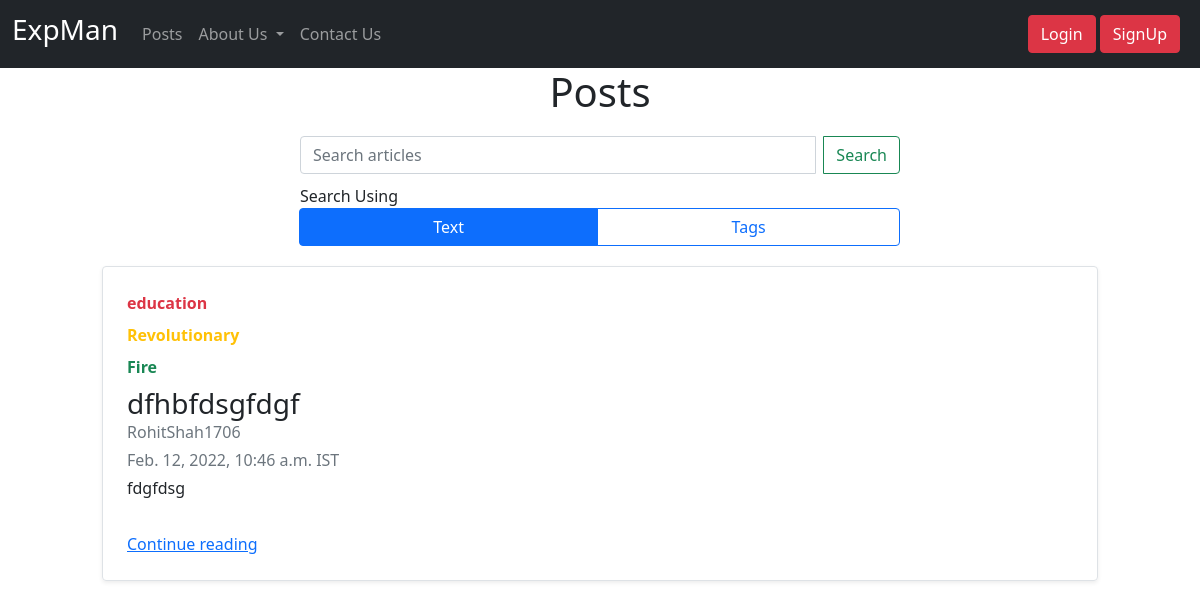
/posts, run on an earlier commit of the app's database.
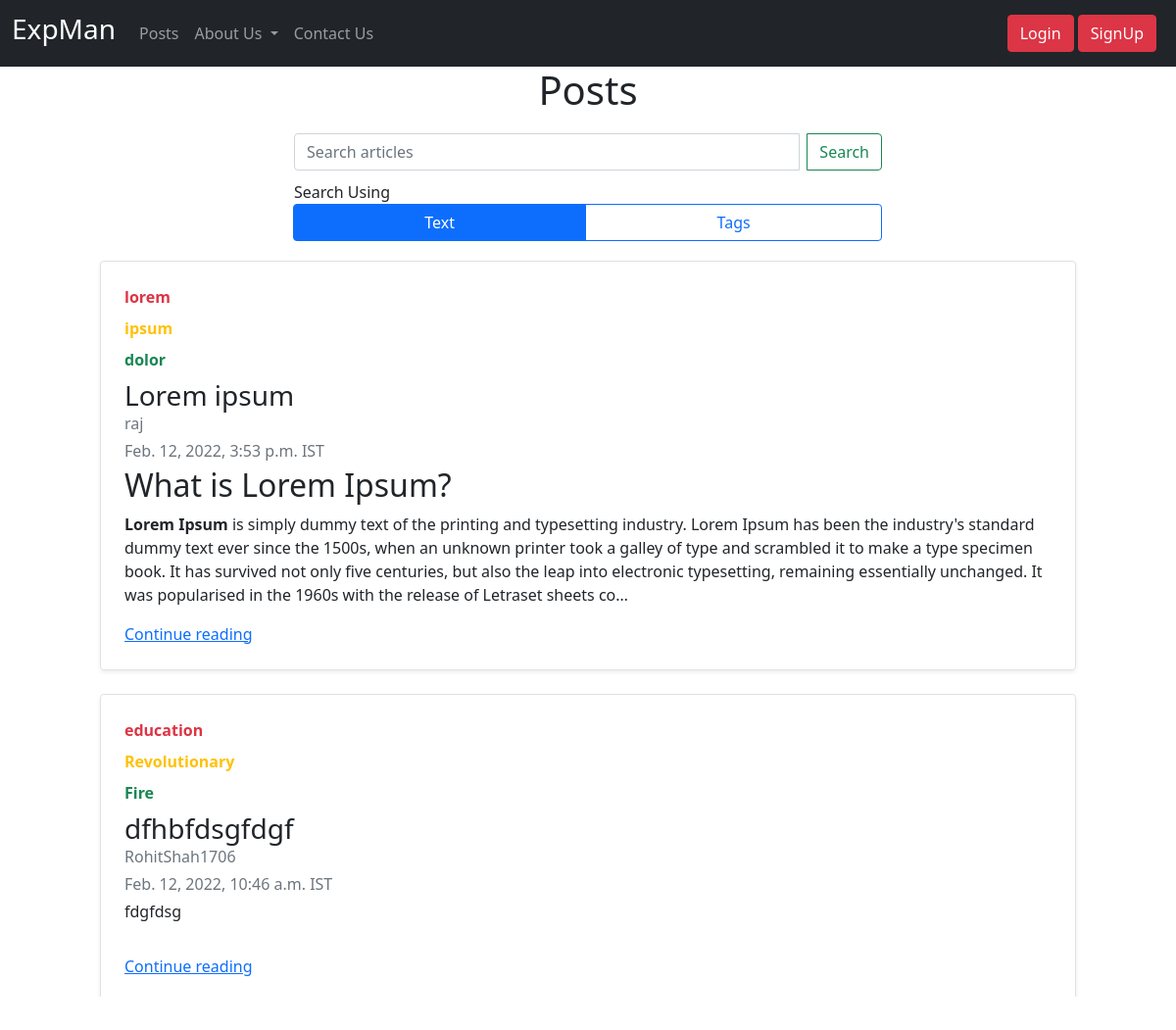
And on a later commit of the database.
### main/models.py (models this page shows, shortened)
class Post(models.Model):
    author=models.ForeignKey(Account,on_delete=models.CASCADE)
    title=models.CharField(max_length=15)
    date_created = models.DateTimeField(auto_now_add=True)
    content=models.TextField()

class Tags(models.Model):
    Post=models.ForeignKey(Post,on_delete=models.CASCADE)
    tag=models.CharField(max_length=15)

class Account(AbstractBaseUser):
    email=models.EmailField(verbose_name="email",max_length=60,unique=True)
    username=models.CharField(max_length=30,unique=True)
    date_joined=models.DateTimeField(verbose_name="date joined",auto_now_add=True)
    last_login=models.DateTimeField(verbose_name="last login",auto_now=True)
    is_admin=models.BooleanField(default=False)
    is_active=models.BooleanField(default=True)
    is_staff=models.BooleanField(default=False)
    is_superuser=models.BooleanField(default=False)
    gender=models.CharField(max_length=1,choices=(("M","MALE"),("F","FEMALE")))
    profession=models.CharField(max_length=1,choices=(("S","STUDENT"),("P","PROFESSIONAL")))
    bio=models.CharField(max_length=200)
    profile_photo=models.ImageField(upload_to='images')
    USERNAME_FIELD='email'
    REQUIRED_FIELDS=['username',]
    objects=MyAccountManager()

### main/views.py (the view)
# urls.py: path('posts', views.posts,name="post"),
def posts(request):
    show=""
    if request.method=="GET" and 'searchb' in request.GET:
        using,search=request.GET.get('using'),request.GET.get('search')
        show=search
        if using=="Tags":
            posts=[]
            for i in Tags.objects.filter(tag__contains=search):
                posts.append(i.Post)
        if using=="Text":
            posts=Post.objects.filter(content__contains=search)
    else:
        posts=Post.objects.all()[::-1]
    return render(request,"posts.html",{"posts":posts,"show":show})

### main/templates/posts.html (shortened to what this page needs)
{%extends 'index.html'%}
{% load static %}
{%block content%}
<h1>Posts</h1>
<form class="searchPostBar" method="GET" action="{%url 'post'%}">
    <div class="form-group input-group">
        <input class="form-control me-2" type="search" placeholder="Search articles" aria-label="Search" name="search">
        <button class="btn btn-outline-success" type="submit" id="srch" name="searchb">Search</button>
    </div>
    <div class="row mb-1" id="serBtn">
        <div class="col-md-12"><label class="labels">Search Using</label></div>
        <div class="btn-group" role="group" aria-label="Basic radio toggle button group">
            <label class="btn btn-outline-primary" for="serradio1">Text</label>
            <label class="btn btn-outline-primary" for="serradio2">Tags</label>
        </div>
    </div>
</form>
<div class="row mb-1" id="ptContent">
    {%for post in posts%}
    <div class="col-md-10">
        <div class="row g-0 border rounded overflow-hidden flex-md-row mb-4 shadow-sm h-md-250 position-relative"
            id="readPost">
            <div class="col p-4 d-flex flex-column position-static" id="ptContent">
                <b class="d-inline-block mb-2 text-danger">{{post.tags_set.all.0.tag}}</b>
                <b class="d-inline-block mb-2 text-warning">{{post.tags_set.all.1.tag}}</b>
                <b class="d-inline-block mb-2 text-success">{{post.tags_set.all.2.tag}}</b>
                <h3 class="mb-0">{{post.title}}</h3>
                <div class="mb-1 text-muted">{{post.author.username}}</div>
                <div class="mb-1 text-muted">{{post.date_created}} IST</div>
                <p class="card-text mb-auto">{{post.content|safe|truncatechars:500}}</p>
                <a href="/posts/{{post.id}}" class="stretched-links">Continue reading</a>
            </div>
        </div>
    </div>
    {% empty %}
    No search results found
    {%endfor%}
</div>
{%endblock%}

What changed in the data, as far as the page shows it:
added Post: tags_set.all.0.tag "lorem", tags_set.all.1.tag "ipsum", tags_set.all.2.tag "dolor", title "Lorem ipsum", author.username "raj", date_created "Feb. 12, 2022, 3:53 p.m.", content "What is Lorem Ipsum? Lorem Ipsum is simply dummy text of the printing and typesetting industry. Lorem Ipsum has been the industry's standard dummy text ever since the 1500s, when an unknown printer took a galley of type and scrambled it to make a type specimen book. It has survived not only five centuries, but also the leap into electronic typesetting, remaining essentially unchanged. It was popularised in the 1960s with the release of Letraset sheets co…"
